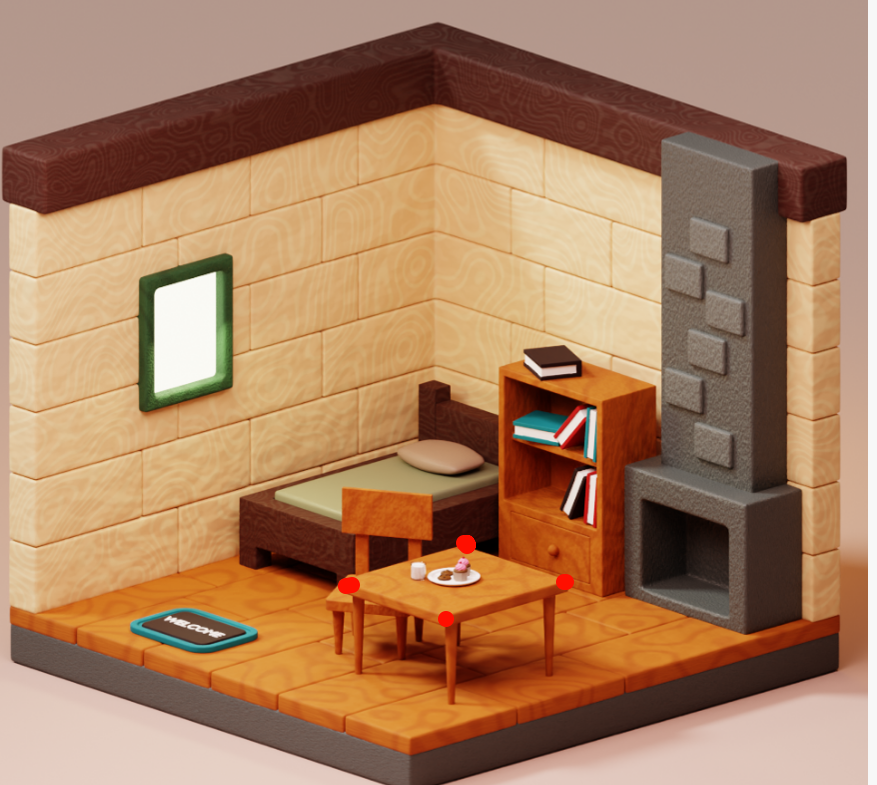
#> input picture table.png, 877 x 785 px
$ python -i gemini_table_corner_vision_ai.py   (imports and definitions only)
#> lines starting #> are read from the running program, lines starting #| are printed output that depends on the picture; after the words box and inside, x2 and y2 are one past the last pixel; in counts of white or black regions, pixels touching at a corner belong together
#> further down, picture is the input picture: PIL image 877x785 RGB; mean R, G, B 169.7, 128.4, 96.2
"""
在 Blender 正交相机拍摄的图中精确定位桌子的四个角点。
目标不变（识别桌子四角），方法上：(1) 增强定位已有像素：坐标裁剪、按位置排序、提示词要求小数精确定位，可选 OpenCV 边缘细化；
(2) 已有信息+几何常识+数学推理：桌面为平面→正交下呈平行四边形，对角线交于中心，三点推第四点，代码强制平行四边形（可与「仅大模型」管线对比）；
(3) 分割模型技术：可选「分割+Gemini」——用 OpenCV 轮廓检测分割桌面区域，凸包取四极值点后平行四边形拟合得到四角点（仅在与「含数学几何推理」同选时启用）。
对 table1 / table2 / table3 / table4 等测试；table.png 为红点角点标记示例。
"""
import os
import re
import json
from pathlib import Path

import streamlit as st
from PIL import Image, ImageDraw

from google import genai
from google.genai import types

BASE_DIR = Path(__file__).resolve().parent
# 测试图集中放在「数据集」子目录；若无该目录则仍从脚本同目录读取（兼容旧布局）
DATASET_DIR = BASE_DIR / "数据集"
IMAGE_ROOT = DATASET_DIR if DATASET_DIR.is_dir() else BASE_DIR
# 测试用图：table1–4；table.png 为红点角点标记示例（若有则可选）
TABLE_IMAGES = ["table1.png", "table2.jpg", "table3.jpg", "table4.jpg", "table.png", "table5.jpg"]

# 目标：桌子四角点；方法：强调桌子具有的几何性质，用几何与数学推理定位
PROMPT = """This image was taken with an orthographic camera (e.g. from Blender). Your task: **locate the 4 corner points of the table** (the tabletop only). Use the **geometric properties of the table** to find them.

**Geometric properties of the table (use these to reason):**
- The **tabletop is a flat horizontal plane**. In orthographic projection there is no perspective distortion: a flat rectangle in 3D projects to a **parallelogram** in the image (possibly a rectangle). So the table's 4 corners are exactly the **4 vertices of that parallelogram**.
- A parallelogram has 4 vertices; each vertex is where **two edges of the tabletop boundary meet**. Find the four edges that form the tabletop outline; their endpoints are the table corners.
- **Parallelogram condition** (in image coordinates): if we label the 4 corners in order corner_0, corner_1, corner_2, corner_3, then opposite sides are parallel iff corner_0 + corner_2 = corner_1 + corner_3. If **one corner is occluded**, do NOT guess its position from object edges — instead, use the other three corners and this equation to COMPUTE the missing corner exactly:
  - missing corner_0: corner_0 = corner_1 + corner_3 − corner_2
  - missing corner_1: corner_1 = corner_0 + corner_2 − corner_3
  - missing corner_2: corner_2 = corner_1 + corner_3 − corner_0
  - missing corner_3: corner_3 = corner_0 + corner_2 − corner_1
  For example, if only corner_0, corner_1, corner_2 are clearly visible and corner_3 is fully occluded, you MUST output corner_3 = corner_0 + corner_2 − corner_1, i.e. (y3, x3) = (y0 + y2 − y1, x0 + x2 − x1).

Use these geometric properties to identify the table's 4 corners: find the parallelogram that is the tabletop, then output its 4 vertices. Ignore corners of objects on the table; only the table's own boundary.

**Further geometry (for reasoning or verification):**
- The **diagonals** of the table (corner_0–corner_2 and corner_1–corner_3) **intersect at the center** of the parallelogram. Use this to check or infer positions.
- If **only three corners** are clearly visible, output those three with correct labels; the fourth is uniquely determined by corner_3 = corner_0 + corner_2 - corner_1.

**Order by position in the image:**
- corner_0 = vertex **closest to top-left** (smallest y; if tie, smallest x).
- corner_1 = **top-right** (smallest y, largest x).
- corner_2 = **bottom-right** (largest y, largest x).
- corner_3 = **bottom-left** (largest y, smallest x).

**Precise localization:** Each corner is the **intersection of two straight table edges**. Report coordinates as decimals in 0–1000 (e.g. one decimal place) for precise pixel-level localization. Image top-left = (0,0), bottom-right = (1000,1000). Use [y, x] for each point.

Output: Return ONLY a JSON array of exactly 4 objects, no markdown, no explanation. Format:
[{"point": [y, x], "label": "corner_0"}, {"point": [y, x], "label": "corner_1"}, {"point": [y, x], "label": "corner_2"}, {"point": [y, x], "label": "corner_3"}]

The four points MUST form a strict parallelogram (the tabletop in this view). Prefer computing the 4th point from the first three with corner_3 = corner_0 + corner_2 - corner_1 so the condition holds exactly.
"""

# 对比实验：仅依赖视觉与模型输出，不在提示词中要求平行四边形/向量公式推理
PROMPT_LLM_ONLY = """This image was taken with an orthographic camera (e.g. from Blender). Your task: **locate the 4 corner points of the table** (the tabletop only — vertices where the top surface outline meets; ignore corners of objects on the table).

Use **pure visual judgment**: estimate each tabletop corner in the image. Do **not** use or mention parallelogram equations, vector sums, or computing a missing corner from three points; output only what you infer from pixels.

**Order by position in the image:**
- corner_0 = vertex closest to top-left (smallest y; if tie, smallest x).
- corner_1 = top-right (smallest y, largest x among the upper corners).
- corner_2 = bottom-right (largest y, largest x).
- corner_3 = bottom-left (largest y, smallest x).

**Coordinates:** Decimals in 0–1000 for sub-pixel feel. Image top-left = (0,0), bottom-right = (1000,1000). Use [y, x] for each point.

Output: Return ONLY a JSON array of exactly 4 objects, no markdown, no explanation. Format:
[{"point": [y, x], "label": "corner_0"}, {"point": [y, x], "label": "corner_1"}, {"point": [y, x], "label": "corner_2"}, {"point": [y, x], "label": "corner_3"}]
"""

# 参考图模式：第一张为桌角红点示例，第二张用桌子的几何性质（平行四边形）推理出四角
PROMPT_WITH_REFERENCE = """You are given TWO images.

**First image**: A reference. The red dots mark the **4 corner points of the table** (tabletop). The table has the geometric property that its top surface is a flat plane, so in orthographic view it appears as a parallelogram; the red dots are the 4 vertices of that parallelogram. The order matches: corner_0 = top-left, corner_1 = top-right, corner_2 = bottom-right, corner_3 = bottom-left.

**Second image**: Locate the **4 corner points of the table** in this image. Use the **same geometric properties**: the tabletop is a flat plane → in this view it is a parallelogram; the 4 table corners are the 4 vertices; diagonals intersect at center; if only 3 corners visible, the 4th = corner_0 + corner_2 - corner_1. Report coordinates as decimals (0–1000) for precise localization. Order by position: corner_0 = top-left, corner_1 = top-right, corner_2 = bottom-right, corner_3 = bottom-left.

Return the 4 table corners for the **second image only**. Coordinates normalized 0-1000, [y, x] per point. Output ONLY a JSON array, no markdown. Format:
[{"point": [y, x], "label": "corner_0"}, {"point": [y, x], "label": "corner_1"}, {"point": [y, x], "label": "corner_2"}, {"point": [y, x], "label": "corner_3"}]
"""

PROMPT_WITH_REFERENCE_LLM_ONLY = """You are given TWO images.

**First image**: A reference. The red dots mark the **4 corner points of the table** (tabletop). Order: corner_0 = top-left, corner_1 = top-right, corner_2 = bottom-right, corner_3 = bottom-left.

**Second image**: Locate the **4 corner points of the table** in this image using **visual judgment only**, analogous to the first image. Do **not** use parallelogram equations or compute hidden corners from formulas; output coordinates you infer from the second image pixels.

Coordinates: decimals 0–1000, [y, x] per point, same ordering as above. Return the 4 corners for the **second image only**. Output ONLY a JSON array, no markdown. Format:
[{"point": [y, x], "label": "corner_0"}, {"point": [y, x], "label": "corner_1"}, {"point": [y, x], "label": "corner_2"}, {"point": [y, x], "label": "corner_3"}]
"""

REFERENCE_IMAGE_NAME = "table.png"

# 中转站配置：从环境变量读取，未设置则用默认
def _model_name() -> str:
    return os.environ.get("GEMINI_MODEL", "gemini-3.1-pro-preview")


# [36 lines left out: functions _relay_base_url, get_client, not called in this run]


def _clamp_normalized(y: float, x: float) -> tuple[float, float]:
    """将归一化坐标限制在 [0, 1000]，避免越界与绘图异常。"""
    return (
        max(0.0, min(1000.0, float(y))),
        max(0.0, min(1000.0, float(x))),
    )


# [141 lines left out: functions _normalize_point, _parse_point_list_with_labels, parse_four_corners, _parse_corner_list, _parse_point_list, _sort_four_points_by_position, not called in this run]


def _ensure_four_corners(points: list[tuple[float, float]]) -> list[tuple[float, float]] | None:
    """若恰好 4 个点则强制为平行四边形（用前三点推算第四点）；若 3 个点则用平行四边形几何补全第 4 点。"""
    if len(points) == 3:
        y0, x0 = points[0]
        y1, x1 = points[1]
        y2, x2 = points[2]
        y3 = y0 + y2 - y1
        x3 = x0 + x2 - x1
        return [points[0], points[1], points[2], _clamp_normalized(y3, x3)]
    if len(points) == 4:
        # 强制构成平行四边形：用 corner_0, corner_1, corner_2 推算 corner_3
        y0, x0 = points[0]
        y1, x1 = points[1]
        y2, x2 = points[2]
        y3 = y0 + y2 - y1
        x3 = x0 + x2 - x1
        return [points[0], points[1], points[2], _clamp_normalized(y3, x3)]
    return None


# [7 lines left out: function _opencv_available, not called in this run]


def _four_corners_from_hull_stable(pts, h: int, w: int) -> list[tuple[float, float]] | None:
    """从凸包点集用稳定方式取四角：argmin/argmax(y±x)，避免排序歧义。pts 为 Nx2 (x,y)。"""
    import numpy as np
    if len(pts) < 4:
        return None
    pts = np.asarray(pts, dtype=np.float64)
    if pts.ndim == 3:
        pts = pts.reshape(-1, 2)
    y_vals = pts[:, 1]
    x_vals = pts[:, 0]
    y_plus_x = y_vals + x_vals
    y_minus_x = y_vals - x_vals
    idx_tl = int(np.argmin(y_plus_x))   # 左上: y+x 最小
    idx_tr = int(np.argmin(y_minus_x))  # 右上: y-x 最小
    idx_br = int(np.argmax(y_plus_x))   # 右下: y+x 最大
    idx_bl = int(np.argmax(y_minus_x))   # 左下: y-x 最大
    if len({idx_tl, idx_tr, idx_br, idx_bl}) < 4:
        return None
    top_left = pts[idx_tl]
    top_right = pts[idx_tr]
    bottom_right = pts[idx_br]
    bottom_left = pts[idx_bl]
    four = [top_left, top_right, bottom_right, bottom_left]
    norm = []
    for px, py in four:
        ny = float(py) / h * 1000.0
        nx = float(px) / w * 1000.0
        norm.append(_clamp_normalized(ny, nx))
    return _ensure_four_corners(norm)


def segment_table_and_get_corners(image: Image.Image) -> list[tuple[float, float]] | None:
    """用分割（轮廓检测）+ 平行四边形拟合得到桌面四角点。需 OpenCV。失败返回 None。"""
    try:
        import cv2
        import numpy as np
    except ImportError:
        return None
    w, h = image.size
    if w < 10 or h < 10:
        return None
    gray = np.array(image.convert("L"))
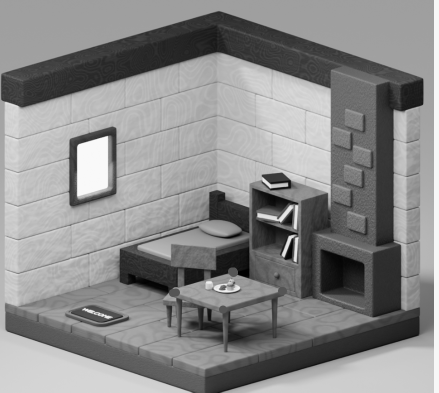
#> gray: shape (785, 877) (shown at 1/2 size); min 0, max 251, mean 137.1
    blurred = cv2.GaussianBlur(gray, (5, 5), 0)
    edges = cv2.Canny(blurred, 30, 120)
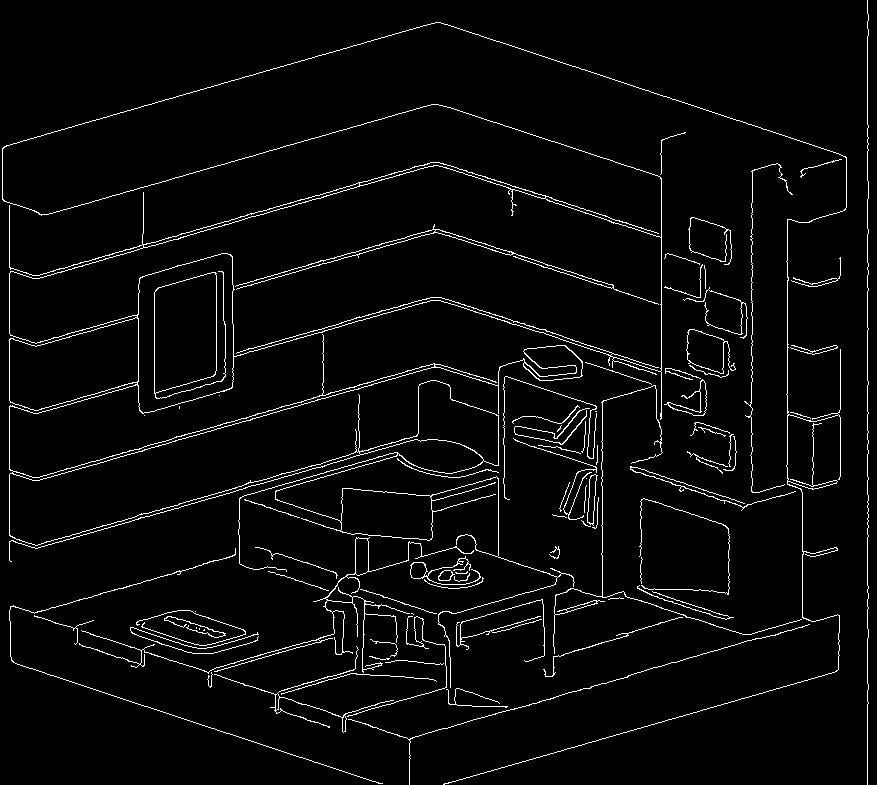
#> edges: shape (785, 877); 3.6% white in thin lines or dots
    thresh = cv2.adaptiveThreshold(
        blurred, 255, cv2.ADAPTIVE_THRESH_GAUSSIAN_C, cv2.THRESH_BINARY_INV, 21, 10
    )
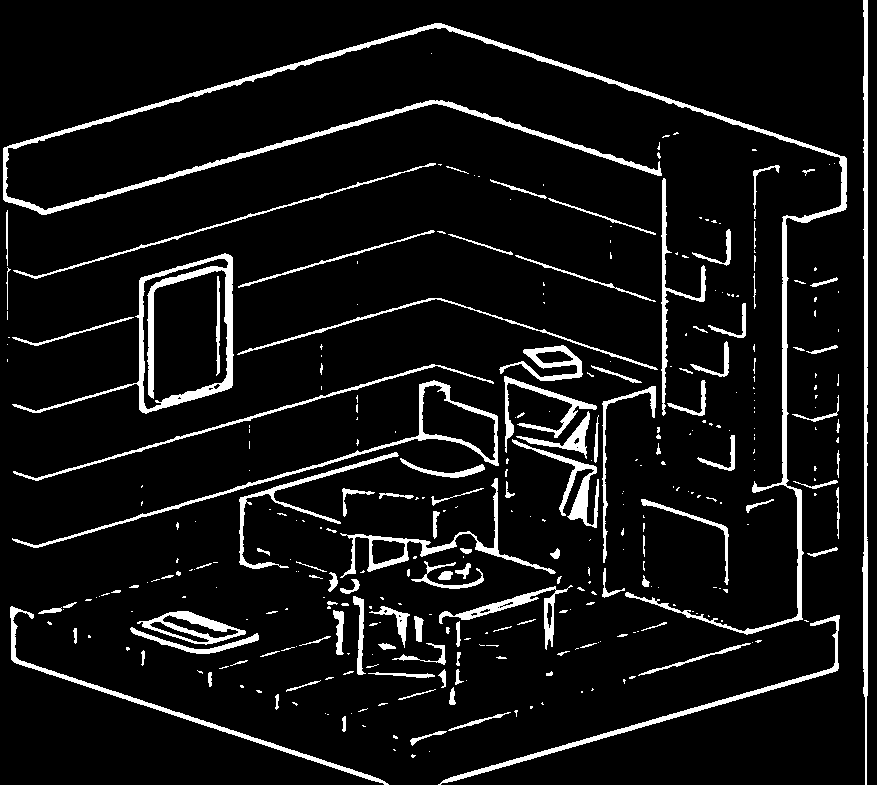
#> thresh: shape (785, 877); 7.8% white; 350 white regions (223 under 20 px), largest, box (x1, y1, x2, y2) and area: (3, 23, 847, 635) 10781, (12, 253, 234, 414) 4110, (862, 0, 868, 785) 3027
    combined = cv2.bitwise_or(edges, thresh)
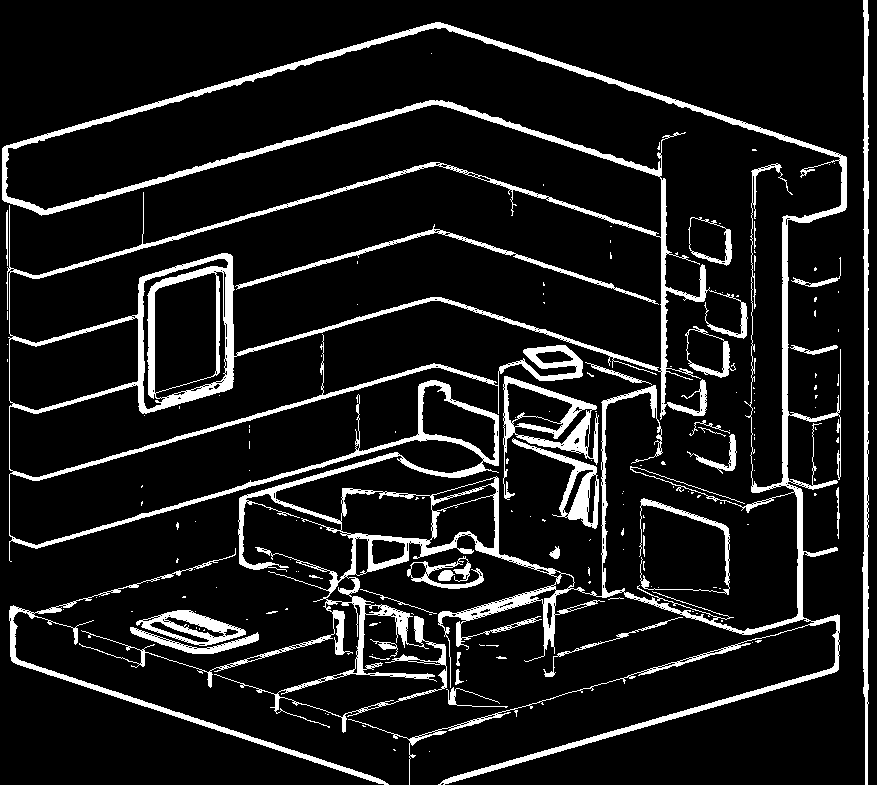
#> combined: shape (785, 877); 10.7% white; 170 white regions (135 under 20 px), largest, box (x1, y1, x2, y2) and area: (2, 22, 847, 785) 52999, (862, 0, 869, 785) 3325, (9, 548, 389, 785) 3040
    # 形态学闭运算：弥合细小缝隙，使同一桌面得到稳定单一轮廓
    kernel = cv2.getStructuringElement(cv2.MORPH_ELLIPSE, (11, 11))
    combined = cv2.morphologyEx(combined, cv2.MORPH_CLOSE, kernel)
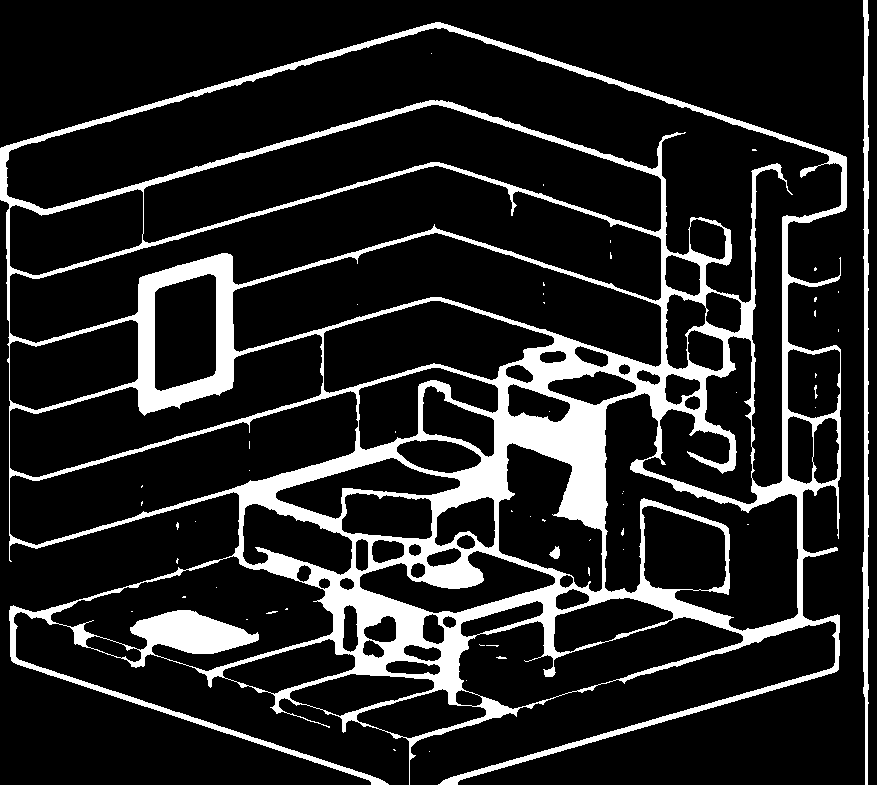
#> combined: shape (785, 877); 14.7% white; 53 white regions (47 under 20 px)
    contours, _ = cv2.findContours(
        combined, cv2.RETR_EXTERNAL, cv2.CHAIN_APPROX_SIMPLE
    )
#> contours = 12 contours, 10 with area under 20; largest, box (x1, y1, x2, y2) and area: (0, 22, 847, 785) 471540, (862, 0, 869, 785) 2609
    if not contours:
        return None
    min_area = (w * h) * 0.02
    # 稳定排序：面积降序，面积相同时按外接矩形 (y,x) 升序，保证同图多次结果一致
    def contour_sort_key(c):
        area = cv2.contourArea(c)
#> area = 0
        x_rect, y_rect, _, _ = cv2.boundingRect(c)
#> x_rect = 429; y_rect = 751
        return (-area, y_rect, x_rect)
    contours = sorted(contours, key=contour_sort_key)
    best_result = None
    best_score = -1.0
    for cnt in contours:
        if cv2.contourArea(cnt) < min_area:
            continue
        hull = cv2.convexHull(cnt)
        if len(hull) < 4:
            continue
        out = _four_corners_from_hull_stable(hull, h, w)
        if not out:
            continue
        # 选“最像桌面”的轮廓：面积大且凸包紧凑（面积/凸包面积比高）优先
        hull_area = cv2.contourArea(hull)
        cnt_area = cv2.contourArea(cnt)
        if hull_area <= 0:
            continue
        ratio = cnt_area / hull_area
        score = cnt_area * (0.5 + 0.5 * ratio)
        if score > best_score:
            best_score = score
            best_result = out
#> this loop made 12 passes
#> (idx_tl in _four_corners_from_hull_stable, idx_tr in _four_corners_from_hull_stable, idx_br in _four_corners_from_hull_stable, idx_bl in _four_corners_from_hull_stable, four in _four_corners_from_hull_stable) on pass 1: (23, 6, 10, 18, [[0, 148], [845, 156], [838, 669], [13, 662]])
#> after the loop, best_score = 441274.4
    return best_result


# [322 lines left out: functions _refine_corners_with_edges, draw_four_corners, run_gemini_corner_detection, get_mime, main, not called in this run]


# [2 lines not run here, left out]

>>> from PIL import Image
>>> picture = Image.open('table.png')
>>> result = segment_table_and_get_corners(picture)
#> result = [(188.5, 0), (198.7, 963.5), (852.2, 955.5), (842, 0)]
